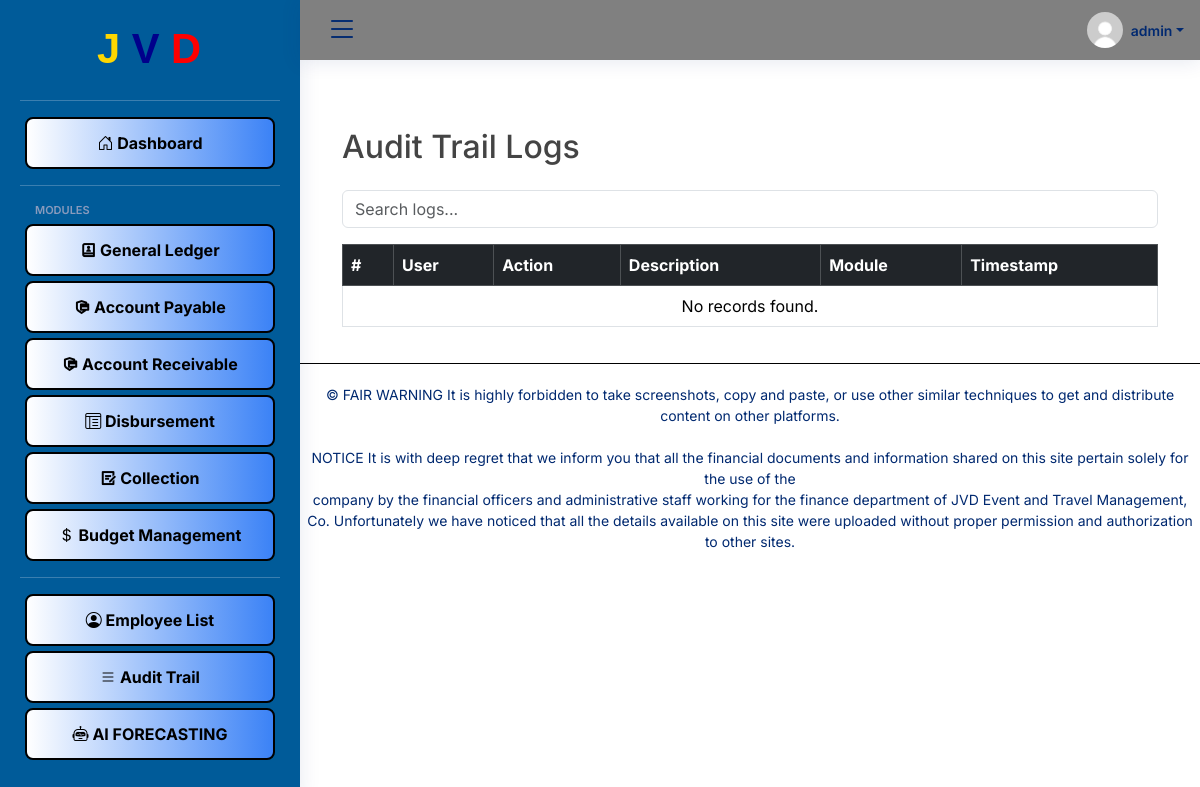
The app's page /AuditTrial.php (signed in), older data.
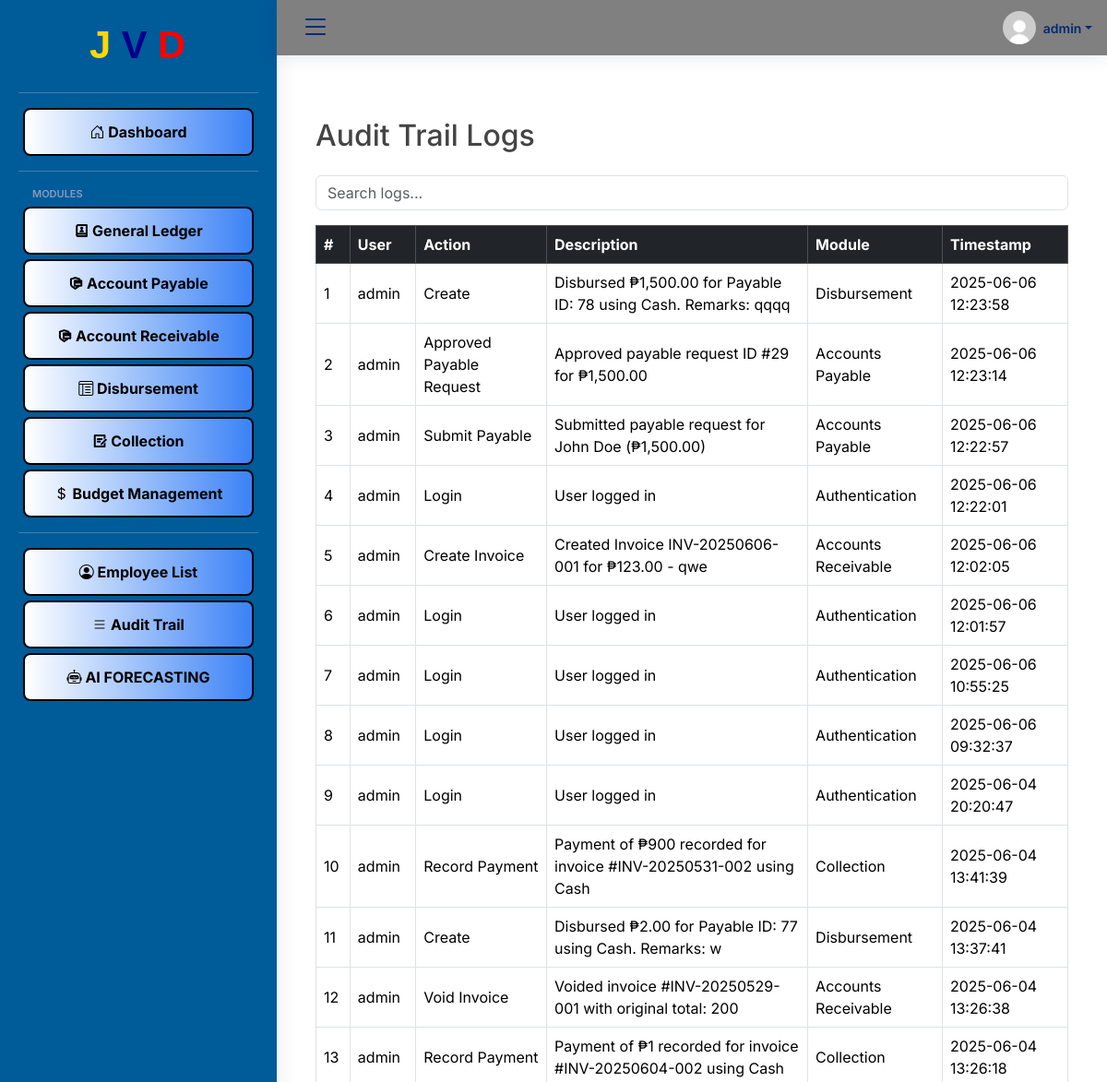
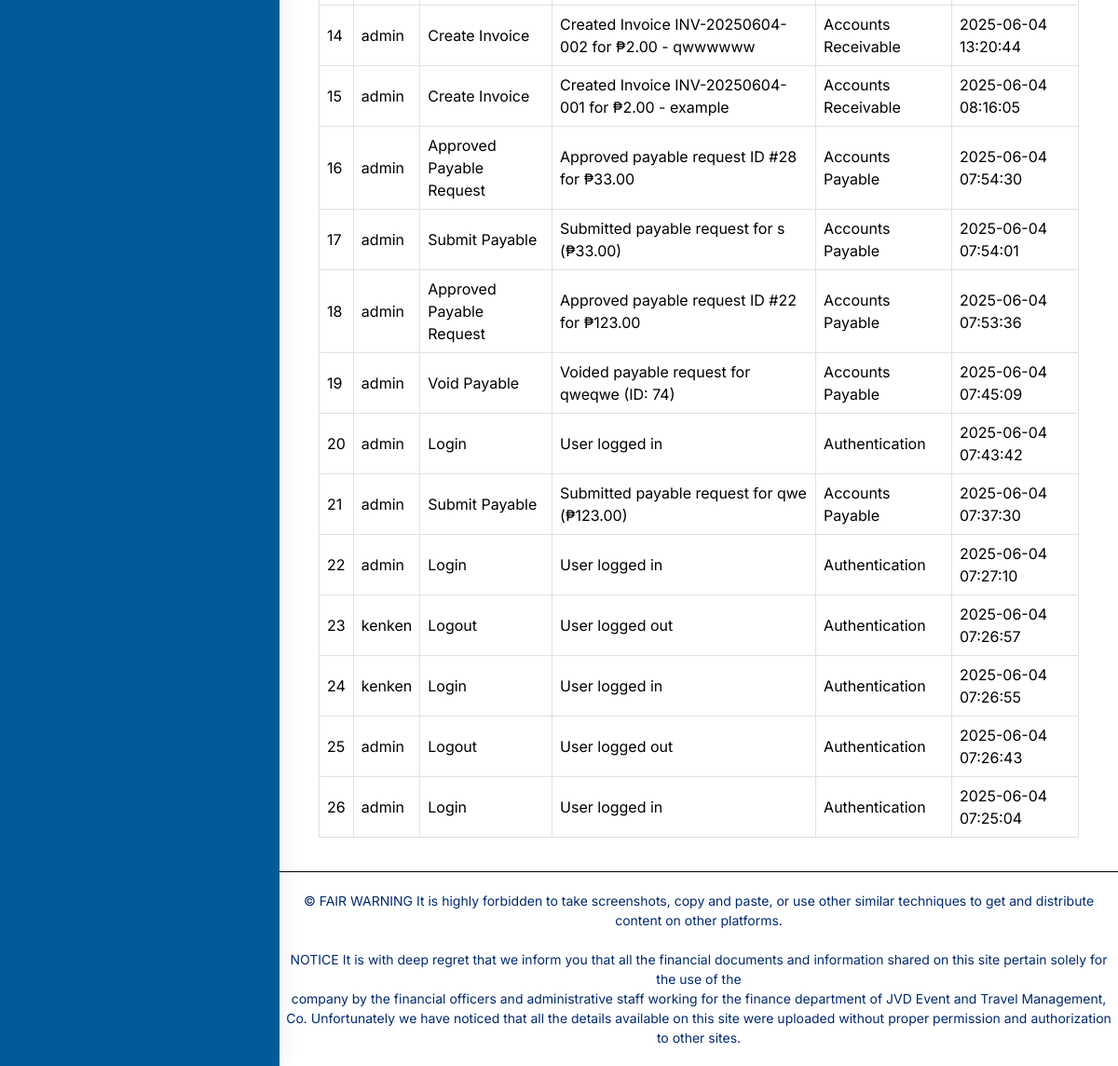
The same page, newer data (2 pictures, top to bottom).
### tables this page shows
CREATE TABLE `audit_trail` (
  `id` int(11) NOT NULL,
  `user_id` int(11) NOT NULL,
  `action` varchar(100) NOT NULL,
  `description` text DEFAULT NULL,
  `timestamp` datetime DEFAULT current_timestamp(),
  `ip_address` varchar(50) DEFAULT NULL,
  `module` varchar(50) DEFAULT NULL
);

CREATE TABLE `users` (
  `id` int(11) NOT NULL,
  `username` varchar(50) NOT NULL,
  `password` varchar(255) NOT NULL,
  `role` enum('admin','employee') NOT NULL DEFAULT 'employee',
  `created_at` timestamp NOT NULL DEFAULT current_timestamp()
);

### AuditTrial.php (the view, shortened to what the changed rows need)
  <?php
include 'config/db.php';
  ?>
  <!DOCTYPE html>
  <html lang="en">
  <head>
    <link href="assets/vendor/bootstrap/css/bootstrap.min.css" rel="stylesheet">
    <link href="assets/vendor/bootstrap-icons/bootstrap-icons.css" rel="stylesheet">
    <link href="assets/vendor/boxicons/css/boxicons.min.css" rel="stylesheet">
    <link href="assets/vendor/quill/quill.snow.css" rel="stylesheet">
    <link href="assets/vendor/quill/quill.bubble.css" rel="stylesheet">
    <link href="assets/vendor/remixicon/remixicon.css" rel="stylesheet">
    <link href="assets/vendor/simple-datatables/style.css" rel="stylesheet">
    <link href="assets/css/style.css" rel="stylesheet">
    <link rel="stylesheet" href="customassets/customcss/signoutnotif.css">
    <link rel="stylesheet" href="customassets/customcss/darkmode.css">
  </head>
  <body>
  <main id="main" class="main">
  <section class="section dashboard">
  <div class="container mt-5">
  <h2 class="mb-4">Audit Trail Logs</h2>
  <div class="table-responsive">
    <table class="table table-hover table-bordered align-middle" id="auditTable">
      <thead class="table-dark">
        <tr>
          <th>#</th>
          <th>User</th>
          <th>Action</th>
          <th>Description</th>
          <th>Module</th>
          <th>Timestamp</th>
        </tr>
      </thead>
      <tbody>
        <?php
        $sql = "SELECT
                  at.id,
                  u.username AS user_name,
                  at.action,
                  at.description,
                  at.module,
                  at.timestamp,
                  at.ip_address
                FROM audit_trail at
                JOIN users u ON at.user_id = u.id
                ORDER BY at.timestamp DESC";
        $result = $conn->query($sql);
        $count = 1;
        if ($result->num_rows > 0) {
            while ($row = $result->fetch_assoc()) {
                echo "<tr>
                        <td>{$count}</td>
                        <td>{$row['user_name']}</td>
                        <td>{$row['action']}</td>
                        <td>{$row['description']}</td>
                        <td>{$row['module']}</td>
                        <td>{$row['timestamp']}</td>
                      </tr>";
                $count++;
            }
        } else {
            echo "<tr><td colspan='7' class='text-center'>No records found.</td></tr>";
        }
        ?>
      </tbody>
    </table>
  </div>
</div>
  </section>
</main>
  </body>
  </html>

Row changes from the older to the newer data that the page shows:
added audit_trail: user.username "admin", action "Create", description "Disbursed ₱1,500.00 for Payable ID: 78 using Cash. Remarks: qqqq", module "Disbursement", timestamp "2025-06-06 12:23:58"
added audit_trail: user.username "admin", action "Approved Payable Request", description "Approved payable request ID #29 for ₱1,500.00", module "Accounts Payable", timestamp "2025-06-06 12:23:14"
added audit_trail: user.username "admin", action "Submit Payable", description "Submitted payable request for John Doe (₱1,500.00)", module "Accounts Payable", timestamp "2025-06-06 12:22:57"
added audit_trail: user.username "admin", action "Login", description "User logged in", module "Authentication", timestamp "2025-06-06 12:22:01"
added audit_trail: user.username "admin", action "Create Invoice", description "Created Invoice INV-20250606-001 for ₱123.00 - qwe", module "Accounts Receivable", timestamp "2025-06-06 12:02:05"
added audit_trail: user.username "admin", action "Login", description "User logged in", module "Authentication", timestamp "2025-06-06 12:01:57"
added audit_trail: user.username "admin", action "Login", description "User logged in", module "Authentication", timestamp "2025-06-06 10:55:25"
added audit_trail: user.username "admin", action "Login", description "User logged in", module "Authentication", timestamp "2025-06-06 09:32:37"
added audit_trail: user.username "admin", action "Login", description "User logged in", module "Authentication", timestamp "2025-06-04 20:20:47"
added audit_trail: user.username "admin", action "Record Payment", description "Payment of ₱900 recorded for invoice #INV-20250531-002 using Cash", module "Collection", timestamp "2025-06-04 13:41:39"
added audit_trail: user.username "admin", action "Create", description "Disbursed ₱2.00 for Payable ID: 77 using Cash. Remarks: w", module "Disbursement", timestamp "2025-06-04 13:37:41"
added audit_trail: user.username "admin", action "Void Invoice", description "Voided invoice #INV-20250529-001 with original total: 200", module "Accounts Receivable", timestamp "2025-06-04 13:26:38"
added audit_trail: user.username "admin", action "Record Payment", description "Payment of ₱1 recorded for invoice #INV-20250604-002 using Cash", module "Collection", timestamp "2025-06-04 13:26:18"
added audit_trail: user.username "admin", action "Create Invoice", description "Created Invoice INV-20250604-002 for ₱2.00 - qwwwwww", module "Accounts Receivable", timestamp "2025-06-04 13:20:44"
added audit_trail: user.username "admin", action "Create Invoice", description "Created Invoice INV-20250604-001 for ₱2.00 - example", module "Accounts Receivable", timestamp "2025-06-04 08:16:05"
added audit_trail: user.username "admin", action "Approved Payable Request", description "Approved payable request ID #28 for ₱33.00", module "Accounts Payable", timestamp "2025-06-04 07:54:30"
added audit_trail: user.username "admin", action "Submit Payable", description "Submitted payable request for s (₱33.00)", module "Accounts Payable", timestamp "2025-06-04 07:54:01"
added audit_trail: user.username "admin", action "Approved Payable Request", description "Approved payable request ID #22 for ₱123.00", module "Accounts Payable", timestamp "2025-06-04 07:53:36"
added audit_trail: user.username "admin", action "Void Payable", description "Voided payable request for qweqwe (ID: 74)", module "Accounts Payable", timestamp "2025-06-04 07:45:09"
added audit_trail: user.username "admin", action "Login", description "User logged in", module "Authentication", timestamp "2025-06-04 07:43:42"
added audit_trail: user.username "admin", action "Submit Payable", description "Submitted payable request for qwe (₱123.00)", module "Accounts Payable", timestamp "2025-06-04 07:37:30"
added audit_trail: user.username "admin", action "Login", description "User logged in", module "Authentication", timestamp "2025-06-04 07:27:10"
added audit_trail: user.username "kenken", action "Logout", description "User logged out", module "Authentication", timestamp "2025-06-04 07:26:57"
added audit_trail: user.username "kenken", action "Login", description "User logged in", module "Authentication", timestamp "2025-06-04 07:26:55"
added audit_trail: user.username "admin", action "Logout", description "User logged out", module "Authentication", timestamp "2025-06-04 07:26:43"
added audit_trail: user.username "admin", action "Login", description "User logged in", module "Authentication", timestamp "2025-06-04 07:25:04"
Text that changed along with them:
text no longer shown: "No records found."
